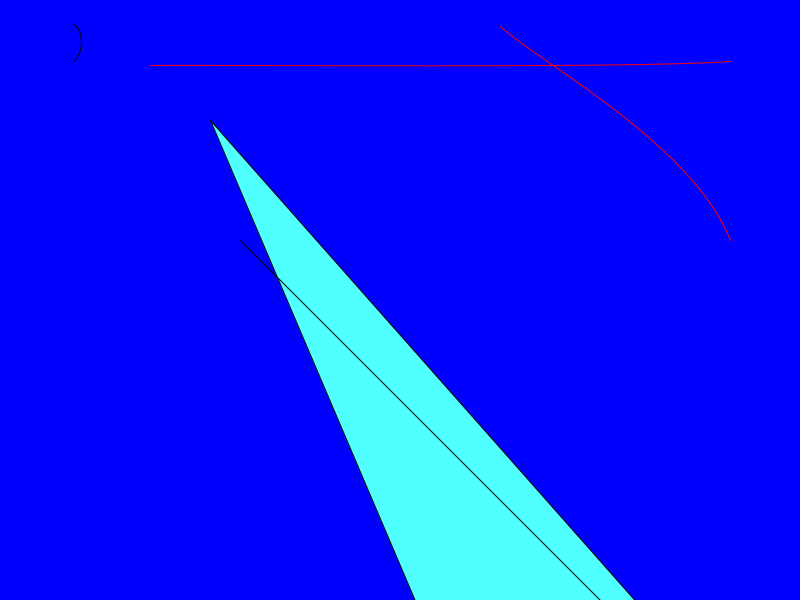
Frame 1 (no input)
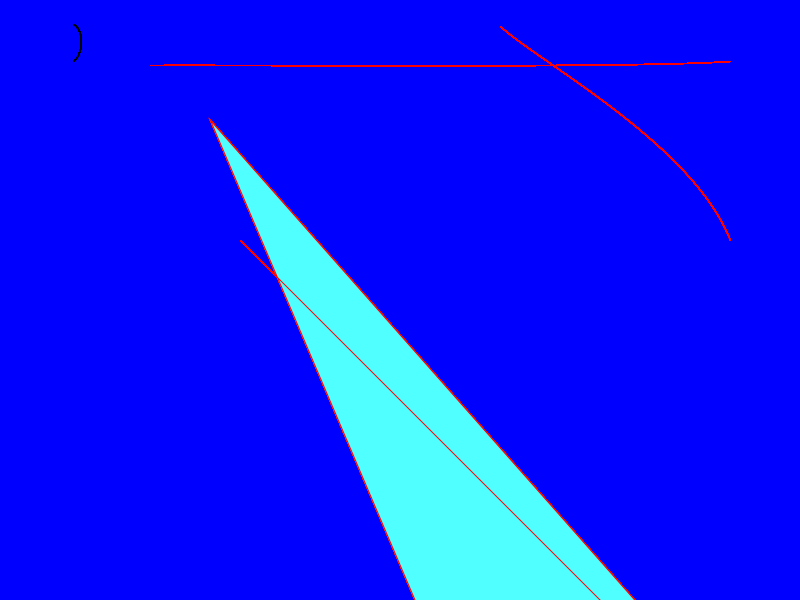
Frame 60 (the mouse pressed at the canvas centre just before this capture)
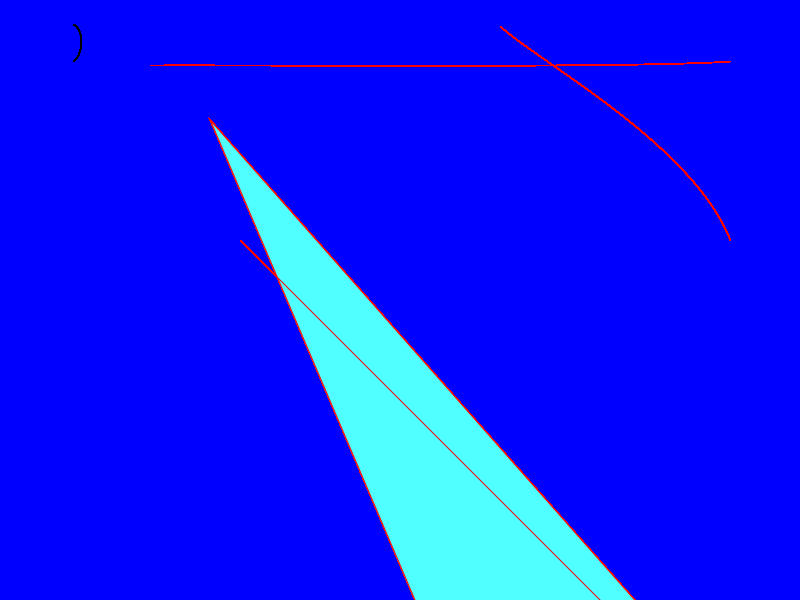
Frame 120 (the mouse held since frame 60 and released just before this capture)

The Processing sketch that drew these frames (run headless with seeded random() and noise(); from frame 60 on, the mouse is pressed at the canvas centre):

// Processing sketch: processing_50720
// ── processing_50720.pde

// Code Written By: Chukwudi T. Unonu
// Date: 01/31/2012
// ARTT489i - Advanced Digital Imaging
// Instructor: Prof. Brandon Morse
// University of Maryland, College Park, MD
//
// Made With: Apple MAC OSX 10.5.8
// Processor 3.06 GHz Intel Core Duo
// Memory 4 GB 1067 MHZ DDR3
//

void setup()
{
  size(800,600);
  // color range is "0" to "255" (Red, Green, Blue)
  background(0,0,255);
  // The Above Is "Blue"
  
  }

void draw()
{
fill(80,255,255);
beginShape();

  vertex(500,800);
  vertex(210,120);
  vertex(900,900);
  vertex(240,240);
  vertex(1983,1983);
  
endShape(CLOSE);

  //Curve example from Processing.org
  // Syntax  	curve(x1, y1, x2, y2, x3, y3, x4, y4);
  //            curve(x1, y1, z1, x2, y2, z2, x3, y3, z3, x4, y4, z4);


noFill();
stroke(255,0,0);
curve(500, 26, 500, 26, 730, 240, 730, 610);
stroke(0); 
curve(5, 26, 73, 24, 73, 61, 15, 65); 
stroke(255,0,0);
curve(730, 24, 730, 61, 150, 65, 150, 65);


// Quick Mouse Stuff 
}
